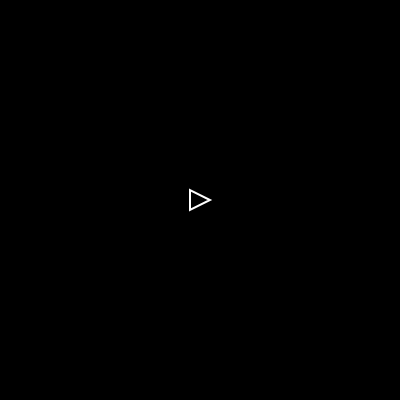
Frame 1 (no input)
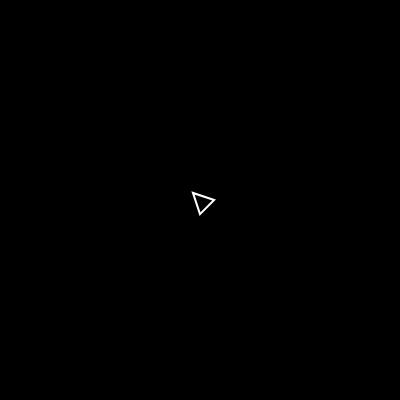
Frame 60 (no input)
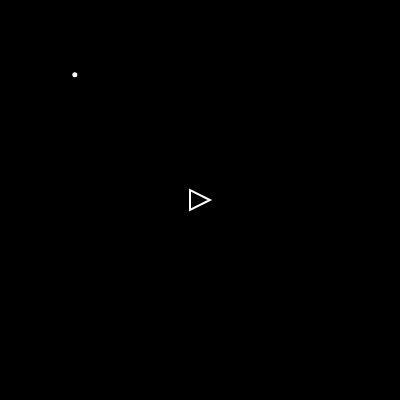
Frame 120 (the mouse pressed at the canvas centre since frame 60)

The p5.js sketch that drew these frames (run headless with seeded random() and noise() and a simulated clock; from frame 60 on, the mouse is pressed at the canvas centre):

// p5.js sketch
// ── sketch.js
//handle keypresses
let keymap = {}
onkeyup = onkeydown = function(e) {
  e = e || event;
  // console.log(e.key)
  if (e.type === "keydown") {
    keymap[e.key] = true
  } else if (e.type === "keyup") {
    keymap[e.key] = false
  }
}

let ship
let shots = []
let shotSpeed = 3
let shotLifetime = 200
let friction = 0.9

function setup() {
  createCanvas(400, 400);
  ship = new Ship()
  frameRate(120)
}

function draw() {
  background(0);
  ship.render()
  ship.update()
  for (let shot of shots) {
    shot.render()
  }
  updateShots()
  stroke(255)
  // if (frameRate() < 30) console.log('framedrop: ', frameRate())
}

function mousePressed(){
  shoot()
}

class Ship {
  constructor() {
    this.pos = createVector(width / 2, height / 2)
    this.vel = createVector(0, 0)
    this.r = 10
    this.heading = 0
    this.rotation = 0
  }
  boost(force) {
    // force.mult(1)
    force.mult(.5)
    this.vel.add(force)
  }
  setRotation(angle) {
    this.rotation = angle
  }
  // turn(){
  //      this.heading += this.rotation
  // }
  update() {
    this.pos.add(this.vel)
    // this.turn()
    this.vel.mult(friction)

    //handle keypresses
    if (keymap['w']) this.boost(createVector(0, -1))
    if (keymap['a']) this.boost(createVector(-1, 0))
    if (keymap['s']) this.boost(createVector(0, 1))
    if (keymap['d']) this.boost(createVector(1, 0))

    //handle edges
    if (this.pos.x > width) this.pos.x = 0
    if (this.pos.y > height) this.pos.y = 0
    if (this.pos.x < 0) this.pos.x = width
    if (this.pos.y < 0) this.pos.y = height

    //handle mouse
    let toMouse = createVector(mouseX, mouseY).sub(this.pos)
    this.heading = toMouse.heading()
  }
  render() {
    push()
    translate(this.pos.x, this.pos.y)
    rotate(this.heading + PI / 2)
    noFill()
    strokeWeight(2)
    stroke(255)
    triangle(-this.r, this.r, this.r, this.r, 0, -this.r)
    pop()
  }
}

class Shot {
  constructor(pos, vel) {
    this.pos = pos
    this.vel = vel
    this.age = 0
    this.lifetime = shotLifetime
  }

  render() {
    strokeWeight(5)
    stroke(255)
    point(this.pos.x, this.pos.y)
  }

  update() {
    this.pos.add(this.vel)
    this.age++
      //handle killing in the population loop I guess


      //handle edges
      if (this.pos.x > width) this.pos.x = 0
    if (this.pos.y > height) this.pos.y = 0
    if (this.pos.x < 0) this.pos.x = width
    if (this.pos.y < 0) this.pos.y = height
  }
}

function shoot() {
  let vel = createVector(1,0)
    .rotate(ship.heading)
    .mult(shotSpeed)
  let shot = new Shot(ship.pos.copy(), vel)
  shots.push(shot)
}

function updateShots() {
  if (shots.length) {
    for (let i = shots.length-1; i >= 0; i--) {
      if (shots[i].age == shots[i].lifetime) {
        shots.splice(i, 1)
      } else {
        shots[i].update()
      }
    }
  }
}
